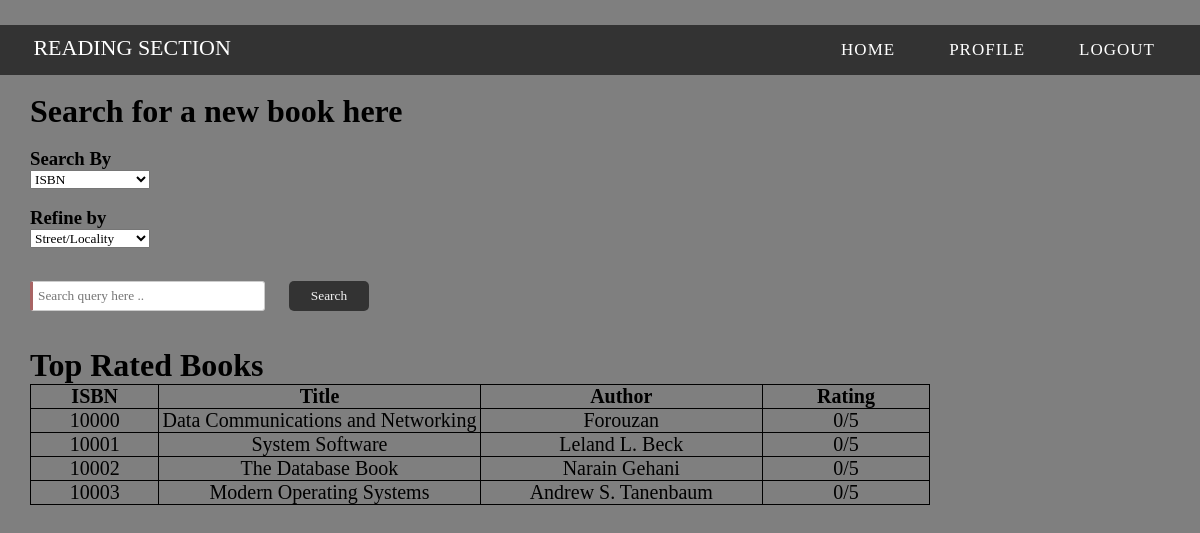
/read_new_book, run on the app's committed database.
### tables this page shows
CREATE TABLE books(ISBN int(5) ,book_name varchar(40) ,author varchar(50) ,count int , rating Decimal(1,5));

### app/routes.py (the view)
@app.route('/read_new_book',methods = ['POST','GET'])
def ask_for_new_book():
    error_message = request.args.get('error_message')
    available_books = request.args.getlist('available_books')
    prev_query = request.args.get('prev_query')
    prev_search_by = request.args.get('prev_search_by')
    success_message = request.args.get('success_message')
    for i in range(len(available_books)):
        available_books[i] = eval(available_books[i])
    top_books = get_top_books()
    print(available_books)
    return render_template('read_new_book.html',success_message = success_message,error_message = error_message,available_books = available_books,prev_query = prev_query,prev_search_by = prev_search_by,top_books = top_books)

### app/queries.py (called while the page is built)
def connect():
    conn = sqlite3.connect("./bookshelf_database.db")
    cur = conn.cursor()
    return conn, cur

def get_top_books():
    conn,cur = connect()
    cur.execute("SELECT ISBN,book_name,author,rating FROM books ORDER BY rating desc,count desc,ISBN asc;")
    top_books = cur.fetchall()
    return top_books

### app/templates/read_new_book.html (shortened to what this page needs)
<html>
    <head>
    </head>
    <body>
            <div class="custom-padding">
                    <nav>
                        <div class="logo">Reading Section</div>
                             <ul class="menu-area">
                                <li><a href="/user_home">Home</a></li>
                                <li><a href="/user_profile">Profile</a></li>
                                <li><a href="/login">Logout</a></li>
                            </ul>
                    </nav>
                </div>
                <br>
                <h1 style = "margin-left: 30px">Search for a new book here</h1>
                <br>
                <h3 style = "margin-left: 30px">Search By</h3>
                <form method='POST' >
                        <select style="width: 10% ; margin-left: 30px" name = "search_by">
                            {% if prev_search_by == "Book name" or prev_search_by == "" %}
                                <option value="Book name">Book Name</option>
                                <option value="ISBN">ISBN</option>
                            {% else %}
                                <option value="ISBN">ISBN</option>
                            {% endif %}
                        </select>
                        <br><br>
                        <h3 style = "margin-left: 30px">Refine by</h3>
                        <select style="width: 10% ; margin-left: 30px" name = "refine_by">
                            <option value="street">Street/Locality</option>
                        </select>
                        <br><br><input type="text" name="query" class="a" style = "margin-left: 30px" placeholder="Search query here ..">
                        <td><button class="b1" name = 'search' type = "submit" onclick="javascript: form.action='/search_for_book'">Search</button></td>
                        <br>
                        <br>
                </form>
                {% if available_books %}
                    <table  class="d">
                        <tr>
                            <th class="c">ISBN</th>
                            <th class="b">Title</th>
                            <th class="e">Author</th>
                            <th class="ln">Lender</th>
                            <th class = "aut">Request Book</th>
                        </tr>
                        {% for book in available_books %}
                        {% set id = book[1] %}
                            <tr>
                            {% for details in book[2:5] %}
                                <td style="text-align:center">{{details}}</td>
                            {% endfor %}
                            {% set lid = book[-1] %}
                            <form method="POST">
                                <td align="center"><button class="bb" name = 'another' value = {{lid}} type = "submit" onclick="javascript: form.action='/another_profile'">{{book[5]}}</button></td>
                            </form>
                            <form method = 'POST'>
                            <td align="center"><button class = "b1" name = 'request_id' value = {{id}} type = "submit" onclick="javascript: form.action='/request_book'">Request</button></td>
                            </tr>
                            <form>
                        {% endfor %}
                    </table>
                {% else %}
                    <br>
                    <h1 style = "margin-left: 30px">Top Rated Books</h1>
                    <table  class="d">
                        <tr>
                            <th class="c">ISBN</th>
                            <th class="b">Title</th>
                            <th class="e">Author</th>
                            <th class="ln">Rating</th>
                        </tr>
                        {% for book in top_books %}
                            <tr>
                            {% for details in book[:-1] %}
                                <td style="text-align:center">{{details}}</td>
                            {% endfor %}
                                <td style="text-align:center">{{book[-1]}}/5</td>
                            </tr>
                        {% endfor %}
                {% endif %}
    </body>
</html>

### app/templates/read_new_book.html (style rules this page uses)
* { margin:0; padding:0; -webkit-box-sizing: border-box; -moz-box-sizing: border-box; box-sizing: border-box; font-family: Palatino, "Palatino LT STD", "Palatino Linotype", "Book Antiqua", Georgia, serif; }
body { background:url(https://image.freepik.com/free-photo/wooden-board-empty-table-top-on-of-blurred-background-perspective-brown-wood-table-over-blur-in-coffee-shop-background-can-be-used-mock-up-for-montage-products-display-or-design-key-visual-layout_1253-952.jpg) no-repeat; background-size:100% 100%; width: 100%; height: 100%; max-height: 100%; background-color: rgba(0,0,0,0.5); }
.menu-area li a { text-decoration:none; color:#fff; letter-spacing:1px; text-transform: uppercase; display:block; padding:0 25px; font-size:17px; line-height:30px; position: relative; z-index: 1; }
.menu-area li { list-style:none; display:inline-block; }
.custom-padding { padding-top:25px; }
nav { position:relative; padding:10px 20px 10px 10px; text-align:right; z-index:1; background:#333; margin:0 auto; width:calc(100% -60px); }
.logo { width:30%; float:left; text-transform:uppercase; color:#fff; font-size:22px; text-align:left; padding-left:2%; }
.a { width:235px; height:30px; border:none; border-radius:03px; border:1px solid #ccc; margin-left:35px; padding:0 0 0 5px; margin-top:15px; border-left:03px solid #a86464; }
.b1 { margin-left: 20px; width: 80px; height: 30px; border: none; color:whitesmoke; cursor:pointer; border-radius: 5px; background:rgb(0,0,0, 0.6); outline: none; }
table, th, td { border: 1px solid black; border-collapse: collapse; }
th { text-align:center; }
table.d { table-layout: auto; width:75%; margin-left: 30px; font-size: 20px; }
.b { width:25%; font-size: 20px; }
.c { width:10%; font-size: 20px; }
.ln { width:13%; font-size: 20px; }
.e { width:22%; font-size: 20px; }

### data on the page
books: ISBN "10000", book_name "Data Communications and Networking", author "Forouzan", rating "0"
books: ISBN "10001", book_name "System Software", author "Leland L. Beck", rating "0"
books: ISBN "10002", book_name "The Database Book", author "Narain Gehani", rating "0"
books: ISBN "10003", book_name "Modern Operating Systems", author "Andrew S. Tanenbaum", rating "0"
